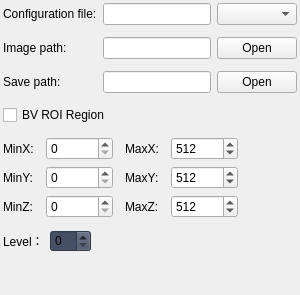
                          <widget class="QWidget" name="predict_page">
                           <layout class="QVBoxLayout" name="verticalLayout_59">
                            <property name="leftMargin">
                             <number>0</number>
                            </property>
                            <property name="topMargin">
                             <number>0</number>
                            </property>
                            <property name="rightMargin">
                             <number>0</number>
                            </property>
                            <property name="bottomMargin">
                             <number>0</number>
                            </property>
                            <item>
                             <widget class="QWidget" name="pred_widget" native="true">
                              <layout class="QVBoxLayout" name="verticalLayout_43">
                               <property name="leftMargin">
                                <number>0</number>
                               </property>
                               <property name="topMargin">
                                <number>0</number>
                               </property>
                               <property name="rightMargin">
                                <number>0</number>
                               </property>
                               <property name="bottomMargin">
                                <number>0</number>
                               </property>
                               <item>
                                <layout class="QGridLayout" name="gridLayout_8">
                                 <property name="leftMargin">
                                  <number>3</number>
                                 </property>
                                 <property name="topMargin">
                                  <number>3</number>
                                 </property>
                                 <property name="rightMargin">
                                  <number>3</number>
                                 </property>
                                 <property name="bottomMargin">
                                  <number>3</number>
                                 </property>
                                 <property name="verticalSpacing">
                                  <number>12</number>
                                 </property>
                                 <item row="0" column="2">
                                  <widget class="QComboBox" name="predict_cfg_comboBox"/>
                                 </item>
                                 <item row="2" column="0">
                                  <widget class="QLabel" name="label_12">
                                   <property name="text">
                                    <string>Save path:</string>
                                   </property>
                                  </widget>
                                 </item>
                                 <item row="1" column="2">
                                  <widget class="QPushButton" name="predict_cfg_images_Button">
                                   <property name="text">
                                    <string>Open</string>
                                   </property>
                                  </widget>
                                 </item>
                                 <item row="1" column="1">
                                  <widget class="QLineEdit" name="predict_cfg_images_lineEdit"/>
                                 </item>
                                 <item row="0" column="0">
                                  <widget class="QLabel" name="label_11">
                                   <property name="text">
                                    <string>Configuration file:</string>
                                   </property>
                                  </widget>
                                 </item>
                                 <item row="1" column="0">
                                  <widget class="QLabel" name="label_10">
                                   <property name="text">
                                    <string>Image path:</string>
                                   </property>
                                  </widget>
                                 </item>
                                 <item row="2" column="2">
                                  <widget class="QPushButton" name="predict_cfg_save_Button">
                                   <property name="text">
                                    <string>Open</string>
                                   </property>
                                  </widget>
                                 </item>
                                 <item row="2" column="1">
                                  <widget class="QLineEdit" name="predict_cfg_save_lineEdit">
                                   <property name="readOnly">
                                    <bool>true</bool>
                                   </property>
                                  </widget>
                                 </item>
                                 <item row="0" column="1">
                                  <widget class="QWidget" name="cfg_widget" native="true">
                                   <layout class="QVBoxLayout" name="verticalLayout_26">
                                    <property name="spacing">
                                     <number>0</number>
                                    </property>
                                    <property name="leftMargin">
                                     <number>0</number>
                                    </property>
                                    <property name="topMargin">
                                     <number>0</number>
                                    </property>
                                    <property name="rightMargin">
                                     <number>0</number>
                                    </property>
                                    <property name="bottomMargin">
                                     <number>0</number>
                                    </property>
                                    <item>
                                     <widget class="QLineEdit" name="predict_cfg_lineEdit"/>
                                    </item>
                                   </layout>
                                  </widget>
                                 </item>
                                </layout>
                               </item>
                               <item>
                                <layout class="QHBoxLayout" name="horizontalLayout_21">
                                 <property name="leftMargin">
                                  <number>3</number>
                                 </property>
                                 <property name="topMargin">
                                  <number>3</number>
                                 </property>
                                 <property name="rightMargin">
                                  <number>3</number>
                                 </property>
                                 <property name="bottomMargin">
                                  <number>3</number>
                                 </property>
                                 <item>
                                  <widget class="QCheckBox" name="bv_ROI_checkBox">
                                   <property name="text">
                                    <string>BV ROI Region</string>
                                   </property>
                                  </widget>
                                 </item>
                                </layout>
                               </item>
                               <item>
                                <widget class="QWidget" name="bv_ROI_widget" native="true">
                                 <property name="minimumSize">
                                  <size>
                                   <width>0</width>
                                   <height>0</height>
                                  </size>
                                 </property>
                                 <layout class="QVBoxLayout" name="verticalLayout_39">
                                  <property name="leftMargin">
                                   <number>0</number>
                                  </property>
                                  <property name="topMargin">
                                   <number>0</number>
                                  </property>
                                  <property name="rightMargin">
                                   <number>0</number>
                                  </property>
                                  <property name="bottomMargin">
                                   <number>0</number>
                                  </property>
                                  <item>
                                   <layout class="QGridLayout" name="gridLayout_13">
                                    <property name="leftMargin">
                                     <number>3</number>
                                    </property>
                                    <property name="topMargin">
                                     <number>3</number>
                                    </property>
                                    <property name="rightMargin">
                                     <number>3</number>
                                    </property>
                                    <property name="bottomMargin">
                                     <number>3</number>
                                    </property>
                                    <property name="horizontalSpacing">
                                     <number>12</number>
                                    </property>
                                    <property name="verticalSpacing">
                                     <number>6</number>
                                    </property>
                                    <item row="0" column="2">
                                     <widget class="QLabel" name="label_33">
                                      <property name="text">
                                       <string>MaxX:</string>
                                      </property>
                                     </widget>
                                    </item>
                                    <item row="0" column="0">
                                     <widget class="QLabel" name="label_7">
                                      <property name="text">
                                       <string>MinX:</string>
                                      </property>
                                     </widget>
                                    </item>
                                    <item row="0" column="4">
                                     <spacer name="horizontalSpacer_12">
                                      <property name="orientation">
                                       <enum>Qt::Horizontal</enum>
                                      </property>
                                      <property name="sizeHint" stdset="0">
                                       <size>
                                        <width>40</width>
                                        <height>20</height>
                                       </size>
                                      </property>
                                     </spacer>
                                    </item>
                                    <item row="1" column="3">
                                     <widget class="QSpinBox" name="MaxY_spinBox">
                                      <property name="sizePolicy">
                                       <sizepolicy hsizetype="Expanding" vsizetype="Fixed">
                                        <horstretch>0</horstretch>
                                        <verstretch>0</verstretch>
                                       </sizepolicy>
                                      </property>
                                      <property name="minimum">
                                       <number>0</number>
                                      </property>
                                      <property name="maximum">
                                       <number>99999999</number>
                                      </property>
                                      <property name="value">
                                       <number>512</number>
                                      </property>
                                     </widget>
                                    </item>
                                    <item row="2" column="3">
                                     <widget class="QSpinBox" name="MaxZ_spinBox">
                                      <property name="sizePolicy">
                                       <sizepolicy hsizetype="Expanding" vsizetype="Fixed">
                                        <horstretch>0</horstretch>
                                        <verstretch>0</verstretch>
                                       </sizepolicy>
                                      </property>
                                      <property name="minimum">
                                       <number>0</number>
                                      </property>
                                      <property name="maximum">
                                       <number>99999999</number>
                                      </property>
                                      <property name="value">
                                       <number>512</number>
                                      </property>
                                     </widget>
                                    </item>
                                    <item row="1" column="1">
                                     <widget class="QSpinBox" name="MinY_spinBox">
                                      <property name="sizePolicy">
                                       <sizepolicy hsizetype="Expanding" vsizetype="Fixed">
                                        <horstretch>0</horstretch>
                                        <verstretch>0</verstretch>
                                       </sizepolicy>
                                      </property>
                                      <property name="maximum">
                                       <number>99999999</number>
                                      </property>
                                     </widget>
                                    </item>
                                    <item row="1" column="0">
                                     <widget class="QLabel" name="label_34">
                                      <property name="text">
                                       <string>MinY:</string>
                                      </property>
                                     </widget>
                                    </item>
                                    <item row="2" column="2">
                                     <widget class="QLabel" name="label_37">
                                      <property name="text">
                                       <string>MaxZ:</string>
                                      </property>
                                     </widget>
                                    </item>
                                    <item row="1" column="2">
                                     <widget class="QLabel" name="label_35">
                                      <property name="text">
                                       <string>MaxY:</string>
                                      </property>
                                     </widget>
                                    </item>
                                    <item row="2" column="0">
                                     <widget class="QLabel" name="label_36">
                                      <property name="text">
                                       <string>MinZ:</string>
                                      </property>
                                     </widget>
                                    </item>
                                    <item row="0" column="3">
                                     <widget class="QSpinBox" name="MaxX_spinBox">
                                      <property name="sizePolicy">
                                       <sizepolicy hsizetype="Expanding" vsizetype="Fixed">
                                        <horstretch>0</horstretch>
                                        <verstretch>0</verstretch>
                                       </sizepolicy>
                                      </property>
                                      <property name="minimum">
                                       <number>0</number>
                                      </property>
                                      <property name="maximum">
                                       <number>99999999</number>
                                      </property>
                                      <property name="value">
                                       <number>512</number>
                                      </property>
                                     </widget>
                                    </item>
                                    <item row="2" column="1">
                                     <widget class="QSpinBox" name="MinZ_spinBox">
                                      <property name="sizePolicy">
                                       <sizepolicy hsizetype="Expanding" vsizetype="Fixed">
                                        <horstretch>0</horstretch>
                                        <verstretch>0</verstretch>
                                       </sizepolicy>
                                      </property>
                                      <property name="maximum">
                                       <number>99999999</number>
                                      </property>
                                     </widget>
                                    </item>
                                    <item row="0" column="1">
                                     <widget class="QSpinBox" name="MinX_spinBox">
                                      <property name="sizePolicy">
                                       <sizepolicy hsizetype="Expanding" vsizetype="Fixed">
                                        <horstretch>0</horstretch>
                                        <verstretch>0</verstretch>
                                       </sizepolicy>
                                      </property>
                                      <property name="maximum">
                                       <number>99999999</number>
                                      </property>
                                     </widget>
                                    </item>
                                   </layout>
                                  </item>
                                 </layout>
                                </widget>
                               </item>
                               <item>
                                <layout class="QHBoxLayout" name="horizontalLayout_8">
                                 <property name="leftMargin">
                                  <number>3</number>
                                 </property>
                                 <property name="topMargin">
                                  <number>3</number>
                                 </property>
                                 <property name="rightMargin">
                                  <number>3</number>
                                 </property>
                                 <property name="bottomMargin">
                                  <number>3</number>
                                 </property>
                                 <item>
                                  <widget class="QLabel" name="label_25">
                                   <property name="text">
                                    <string>Level：</string>
                                   </property>
                                  </widget>
                                 </item>
                                 <item>
                                  <widget class="QSpinBox" name="predict_level_spinBox">
                                   <property name="styleSheet">
                                    <string notr="true">background-color: rgb(70, 80, 100);</string>
                                   </property>
                                  </widget>
                                 </item>
                                 <item>
                                  <spacer name="horizontalSpacer_15">
                                   <property name="orientation">
                                    <enum>Qt::Horizontal</enum>
                                   </property>
                                   <property name="sizeHint" stdset="0">
                                    <size>
                                     <width>40</width>
                                     <height>20</height>
                                    </size>
                                   </property>
                                  </spacer>
                                 </item>
                                </layout>
                               </item>
                               <item>
                                <spacer name="verticalSpacer_6">
                                 <property name="orientation">
                                  <enum>Qt::Vertical</enum>
                                 </property>
                                 <property name="sizeHint" stdset="0">
                                  <size>
                                   <width>20</width>
                                   <height>40</height>
                                  </size>
                                 </property>
                                </spacer>
                               </item>
                              </layout>
                             </widget>
                            </item>
                           </layout>
                          </widget>
